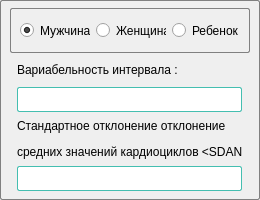
            <widget class="QGroupBox" name="groupBox_10">
             <property name="sizePolicy">
              <sizepolicy hsizetype="Expanding" vsizetype="Expanding">
               <horstretch>0</horstretch>
               <verstretch>0</verstretch>
              </sizepolicy>
             </property>
             <property name="minimumSize">
              <size>
               <width>260</width>
               <height>200</height>
              </size>
             </property>
             <property name="maximumSize">
              <size>
               <width>260</width>
               <height>220</height>
              </size>
             </property>
             <property name="styleSheet">
              <string notr="true">border:1px solid gray;
border-radius:2px;
margin-top:1ex;</string>
             </property>
             <property name="title">
              <string/>
             </property>
             <layout class="QVBoxLayout" name="verticalLayout_3">
              <property name="leftMargin">
               <number>6</number>
              </property>
              <property name="topMargin">
               <number>6</number>
              </property>
              <property name="rightMargin">
               <number>6</number>
              </property>
              <property name="bottomMargin">
               <number>6</number>
              </property>
              <item alignment="Qt::AlignHCenter">
               <widget class="QGroupBox" name="groupBox_11">
                <property name="sizePolicy">
                 <sizepolicy hsizetype="Expanding" vsizetype="Expanding">
                  <horstretch>0</horstretch>
                  <verstretch>0</verstretch>
                 </sizepolicy>
                </property>
                <property name="minimumSize">
                 <size>
                  <width>240</width>
                  <height>45</height>
                 </size>
                </property>
                <property name="maximumSize">
                 <size>
                  <width>240</width>
                  <height>45</height>
                 </size>
                </property>
                <property name="title">
                 <string/>
                </property>
                <layout class="QHBoxLayout" name="horizontalLayout_3">
                 <item>
                  <widget class="QRadioButton" name="radioButton">
                   <property name="styleSheet">
                    <string notr="true">border:0px;
margin-top:1ex;</string>
                   </property>
                   <property name="text">
                    <string>Мужчина</string>
                   </property>
                   <property name="checked">
                    <bool>true</bool>
                   </property>
                  </widget>
                 </item>
                 <item>
                  <widget class="QRadioButton" name="radioButton_3">
                   <property name="styleSheet">
                    <string notr="true">border:0px;
margin-top:1ex;</string>
                   </property>
                   <property name="text">
                    <string>Женщина</string>
                   </property>
                  </widget>
                 </item>
                 <item>
                  <widget class="QRadioButton" name="radioButton_2">
                   <property name="styleSheet">
                    <string notr="true">border:0px;
margin-top:1ex;</string>
                   </property>
                   <property name="text">
                    <string>Ребенок</string>
                   </property>
                  </widget>
                 </item>
                </layout>
               </widget>
              </item>
              <item alignment="Qt::AlignHCenter">
               <widget class="QLabel" name="label_5">
                <property name="sizePolicy">
                 <sizepolicy hsizetype="Expanding" vsizetype="Expanding">
                  <horstretch>0</horstretch>
                  <verstretch>0</verstretch>
                 </sizepolicy>
                </property>
                <property name="minimumSize">
                 <size>
                  <width>225</width>
                  <height>0</height>
                 </size>
                </property>
                <property name="maximumSize">
                 <size>
                  <width>225</width>
                  <height>20</height>
                 </size>
                </property>
                <property name="styleSheet">
                 <string notr="true">border:0px;
margin-top:1ex;</string>
                </property>
                <property name="text">
                 <string>Вариабельность интервала &lt;varQT, %&gt;:</string>
                </property>
                <property name="margin">
                 <number>-5</number>
                </property>
               </widget>
              </item>
              <item alignment="Qt::AlignHCenter">
               <widget class="QLineEdit" name="lineEdit_4">
                <property name="sizePolicy">
                 <sizepolicy hsizetype="Expanding" vsizetype="Fixed">
                  <horstretch>0</horstretch>
                  <verstretch>0</verstretch>
                 </sizepolicy>
                </property>
                <property name="minimumSize">
                 <size>
                  <width>225</width>
                  <height>25</height>
                 </size>
                </property>
                <property name="maximumSize">
                 <size>
                  <width>230</width>
                  <height>25</height>
                 </size>
                </property>
                <property name="styleSheet">
                 <string notr="true">min-height:20px;
border: 1px solid rgb(68, 190, 176);</string>
                </property>
                <property name="alignment">
                 <set>Qt::AlignCenter</set>
                </property>
               </widget>
              </item>
              <item alignment="Qt::AlignHCenter">
               <widget class="QLabel" name="label_4">
                <property name="sizePolicy">
                 <sizepolicy hsizetype="Preferred" vsizetype="Expanding">
                  <horstretch>0</horstretch>
                  <verstretch>0</verstretch>
                 </sizepolicy>
                </property>
                <property name="minimumSize">
                 <size>
                  <width>225</width>
                  <height>0</height>
                 </size>
                </property>
                <property name="maximumSize">
                 <size>
                  <width>226</width>
                  <height>40</height>
                 </size>
                </property>
                <property name="styleSheet">
                 <string notr="true">border:0px;
margin-top:1ex;</string>
                </property>
                <property name="text">
                 <string>&lt;html&gt;&lt;head/&gt;&lt;body&gt;&lt;p&gt;Стандартное отклонение отклонение&lt;/p&gt;&lt;p align=&quot;right&quot;&gt;средних значений кардиоциклов &amp;lt;SDANN&amp;gt;:&lt;/p&gt;&lt;/body&gt;&lt;/html&gt;</string>
                </property>
               </widget>
              </item>
              <item alignment="Qt::AlignHCenter">
               <widget class="QLineEdit" name="lineEdit_3">
                <property name="sizePolicy">
                 <sizepolicy hsizetype="Preferred" vsizetype="Fixed">
                  <horstretch>0</horstretch>
                  <verstretch>0</verstretch>
                 </sizepolicy>
                </property>
                <property name="minimumSize">
                 <size>
                  <width>225</width>
                  <height>25</height>
                 </size>
                </property>
                <property name="maximumSize">
                 <size>
                  <width>230</width>
                  <height>25</height>
                 </size>
                </property>
                <property name="styleSheet">
                 <string notr="true">min-height:20px;
border: 1px solid rgb(68, 190, 176);</string>
                </property>
                <property name="alignment">
                 <set>Qt::AlignCenter</set>
                </property>
               </widget>
              </item>
             </layout>
            </widget>
